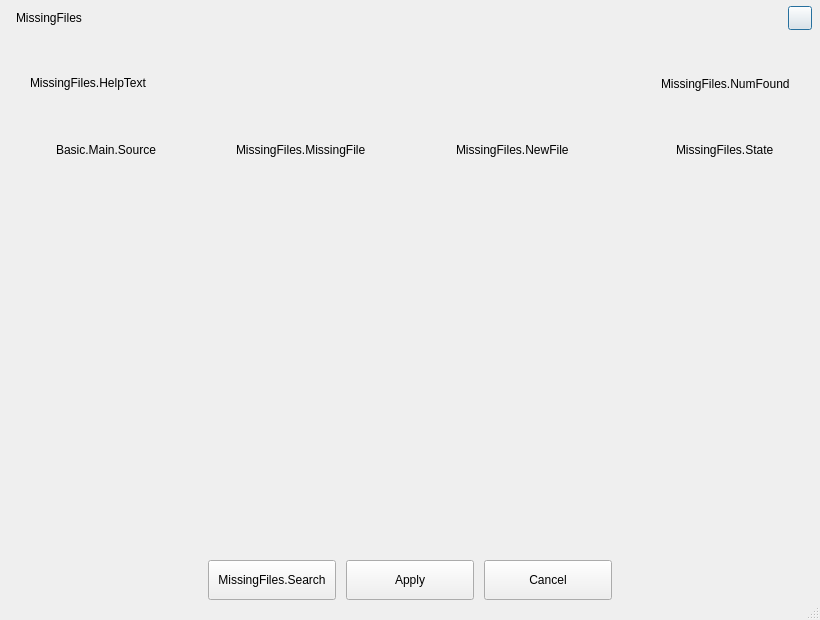
<?xml version="1.0" encoding="UTF-8"?>
<ui version="4.0">
 <class>AFQMissingFilesDialog</class>
 <widget class="QDialog" name="AFQMissingFilesDialog">
  <property name="geometry">
   <rect>
    <x>0</x>
    <y>0</y>
    <width>820</width>
    <height>620</height>
   </rect>
  </property>
  <property name="minimumSize">
   <size>
    <width>820</width>
    <height>620</height>
   </size>
  </property>
  <property name="maximumSize">
   <size>
    <width>820</width>
    <height>620</height>
   </size>
  </property>
  <property name="windowTitle">
   <string>MissingFiles</string>
  </property>
  <property name="sizeGripEnabled">
   <bool>true</bool>
  </property>
  <layout class="QVBoxLayout" name="verticalLayout_2">
   <property name="spacing">
    <number>0</number>
   </property>
   <property name="leftMargin">
    <number>0</number>
   </property>
   <property name="topMargin">
    <number>0</number>
   </property>
   <property name="rightMargin">
    <number>0</number>
   </property>
   <property name="bottomMargin">
    <number>0</number>
   </property>
   <item>
    <widget class="QWidget" name="widget_Top" native="true">
     <property name="minimumSize">
      <size>
       <width>0</width>
       <height>38</height>
      </size>
     </property>
     <property name="maximumSize">
      <size>
       <width>16777215</width>
       <height>38</height>
      </size>
     </property>
     <layout class="QHBoxLayout" name="horizontalLayout_4">
      <property name="spacing">
       <number>6</number>
      </property>
      <property name="leftMargin">
       <number>16</number>
      </property>
      <property name="topMargin">
       <number>6</number>
      </property>
      <property name="rightMargin">
       <number>8</number>
      </property>
      <property name="bottomMargin">
       <number>8</number>
      </property>
      <item>
       <widget class="QLabel" name="label_Title">
        <property name="text">
         <string>MissingFiles</string>
        </property>
       </widget>
      </item>
      <item>
       <spacer name="horizontalSpacer_2">
        <property name="orientation">
         <enum>Qt::Horizontal</enum>
        </property>
        <property name="sizeHint" stdset="0">
         <size>
          <width>692</width>
          <height>20</height>
         </size>
        </property>
       </spacer>
      </item>
      <item>
       <widget class="QPushButton" name="pushButton_Close">
        <property name="minimumSize">
         <size>
          <width>24</width>
          <height>24</height>
         </size>
        </property>
        <property name="maximumSize">
         <size>
          <width>24</width>
          <height>24</height>
         </size>
        </property>
        <property name="text">
         <string/>
        </property>
       </widget>
      </item>
     </layout>
    </widget>
   </item>
   <item>
    <widget class="QWidget" name="widget_Help" native="true">
     <property name="minimumSize">
      <size>
       <width>0</width>
       <height>92</height>
      </size>
     </property>
     <property name="maximumSize">
      <size>
       <width>16777215</width>
       <height>92</height>
      </size>
     </property>
     <layout class="QHBoxLayout" name="horizontalLayout_3">
      <property name="spacing">
       <number>0</number>
      </property>
      <property name="leftMargin">
       <number>30</number>
      </property>
      <property name="topMargin">
       <number>33</number>
      </property>
      <property name="rightMargin">
       <number>30</number>
      </property>
      <property name="bottomMargin">
       <number>34</number>
      </property>
      <item>
       <widget class="QLabel" name="label_HelpText">
        <property name="sizePolicy">
         <sizepolicy hsizetype="Expanding" vsizetype="Preferred">
          <horstretch>0</horstretch>
          <verstretch>0</verstretch>
         </sizepolicy>
        </property>
        <property name="minimumSize">
         <size>
          <width>0</width>
          <height>24</height>
         </size>
        </property>
        <property name="maximumSize">
         <size>
          <width>16777215</width>
          <height>24</height>
         </size>
        </property>
        <property name="text">
         <string>MissingFiles.HelpText</string>
        </property>
       </widget>
      </item>
      <item>
       <widget class="QLabel" name="found">
        <property name="minimumSize">
         <size>
          <width>0</width>
          <height>19</height>
         </size>
        </property>
        <property name="maximumSize">
         <size>
          <width>16777215</width>
          <height>19</height>
         </size>
        </property>
        <property name="text">
         <string>MissingFiles.NumFound</string>
        </property>
       </widget>
      </item>
     </layout>
    </widget>
   </item>
   <item>
    <widget class="QScrollArea" name="scrollArea">
     <property name="frameShape">
      <enum>QFrame::NoFrame</enum>
     </property>
     <property name="horizontalScrollBarPolicy">
      <enum>Qt::ScrollBarAlwaysOff</enum>
     </property>
     <property name="widgetResizable">
      <bool>true</bool>
     </property>
     <widget class="QWidget" name="scrollAreaWidgetContents">
      <property name="geometry">
       <rect>
        <x>0</x>
        <y>0</y>
        <width>820</width>
        <height>420</height>
       </rect>
      </property>
      <layout class="QVBoxLayout" name="verticalLayout">
       <property name="spacing">
        <number>0</number>
       </property>
       <property name="leftMargin">
        <number>0</number>
       </property>
       <property name="topMargin">
        <number>0</number>
       </property>
       <property name="rightMargin">
        <number>0</number>
       </property>
       <property name="bottomMargin">
        <number>0</number>
       </property>
       <item>
        <widget class="QWidget" name="widget_Title" native="true">
         <property name="minimumSize">
          <size>
           <width>0</width>
           <height>40</height>
          </size>
         </property>
         <property name="maximumSize">
          <size>
           <width>16777215</width>
           <height>40</height>
          </size>
         </property>
         <layout class="QHBoxLayout" name="horizontalLayout_5">
          <property name="spacing">
           <number>10</number>
          </property>
          <property name="leftMargin">
           <number>56</number>
          </property>
          <property name="topMargin">
           <number>0</number>
          </property>
          <property name="rightMargin">
           <number>30</number>
          </property>
          <property name="bottomMargin">
           <number>0</number>
          </property>
          <item>
           <widget class="QLabel" name="label_Name">
            <property name="minimumSize">
             <size>
              <width>170</width>
              <height>0</height>
             </size>
            </property>
            <property name="maximumSize">
             <size>
              <width>170</width>
              <height>16777215</height>
             </size>
            </property>
            <property name="text">
             <string>Basic.Main.Source</string>
            </property>
           </widget>
          </item>
          <item>
           <widget class="QLabel" name="label_MissingFile">
            <property name="minimumSize">
             <size>
              <width>210</width>
              <height>0</height>
             </size>
            </property>
            <property name="maximumSize">
             <size>
              <width>210</width>
              <height>16777215</height>
             </size>
            </property>
            <property name="text">
             <string>MissingFiles.MissingFile</string>
            </property>
           </widget>
          </item>
          <item>
           <widget class="QLabel" name="label_NewFile">
            <property name="minimumSize">
             <size>
              <width>210</width>
              <height>0</height>
             </size>
            </property>
            <property name="maximumSize">
             <size>
              <width>210</width>
              <height>16777215</height>
             </size>
            </property>
            <property name="text">
             <string>MissingFiles.NewFile</string>
            </property>
           </widget>
          </item>
          <item>
           <widget class="QLabel" name="label_State">
            <property name="minimumSize">
             <size>
              <width>114</width>
              <height>0</height>
             </size>
            </property>
            <property name="maximumSize">
             <size>
              <width>114</width>
              <height>16777215</height>
             </size>
            </property>
            <property name="text">
             <string>MissingFiles.State</string>
            </property>
           </widget>
          </item>
         </layout>
        </widget>
       </item>
       <item>
        <widget class="QWidget" name="widget_Contents" native="true">
         <layout class="QVBoxLayout" name="verticalLayout_3">
          <property name="spacing">
           <number>10</number>
          </property>
          <property name="leftMargin">
           <number>0</number>
          </property>
          <property name="topMargin">
           <number>0</number>
          </property>
          <property name="rightMargin">
           <number>0</number>
          </property>
          <property name="bottomMargin">
           <number>0</number>
          </property>
         </layout>
        </widget>
       </item>
       <item>
        <spacer name="verticalSpacer">
         <property name="orientation">
          <enum>Qt::Vertical</enum>
         </property>
         <property name="sizeHint" stdset="0">
          <size>
           <width>20</width>
           <height>377</height>
          </size>
         </property>
        </spacer>
       </item>
      </layout>
     </widget>
    </widget>
   </item>
   <item>
    <widget class="QWidget" name="widget_Buttons" native="true">
     <layout class="QHBoxLayout" name="horizontalLayout">
      <property name="spacing">
       <number>10</number>
      </property>
      <property name="leftMargin">
       <number>208</number>
      </property>
      <property name="topMargin">
       <number>10</number>
      </property>
      <property name="rightMargin">
       <number>208</number>
      </property>
      <property name="bottomMargin">
       <number>20</number>
      </property>
      <item>
       <widget class="QPushButton" name="browseButton">
        <property name="minimumSize">
         <size>
          <width>128</width>
          <height>40</height>
         </size>
        </property>
        <property name="maximumSize">
         <size>
          <width>128</width>
          <height>40</height>
         </size>
        </property>
        <property name="text">
         <string>MissingFiles.Search</string>
        </property>
       </widget>
      </item>
      <item>
       <widget class="QPushButton" name="doneButton">
        <property name="minimumSize">
         <size>
          <width>128</width>
          <height>40</height>
         </size>
        </property>
        <property name="maximumSize">
         <size>
          <width>128</width>
          <height>40</height>
         </size>
        </property>
        <property name="text">
         <string>Apply</string>
        </property>
       </widget>
      </item>
      <item>
       <widget class="QPushButton" name="cancelButton">
        <property name="minimumSize">
         <size>
          <width>128</width>
          <height>40</height>
         </size>
        </property>
        <property name="maximumSize">
         <size>
          <width>128</width>
          <height>40</height>
         </size>
        </property>
        <property name="text">
         <string>Cancel</string>
        </property>
       </widget>
      </item>
     </layout>
    </widget>
   </item>
  </layout>
 </widget>
 <resources/>
 <connections/>
</ui>
